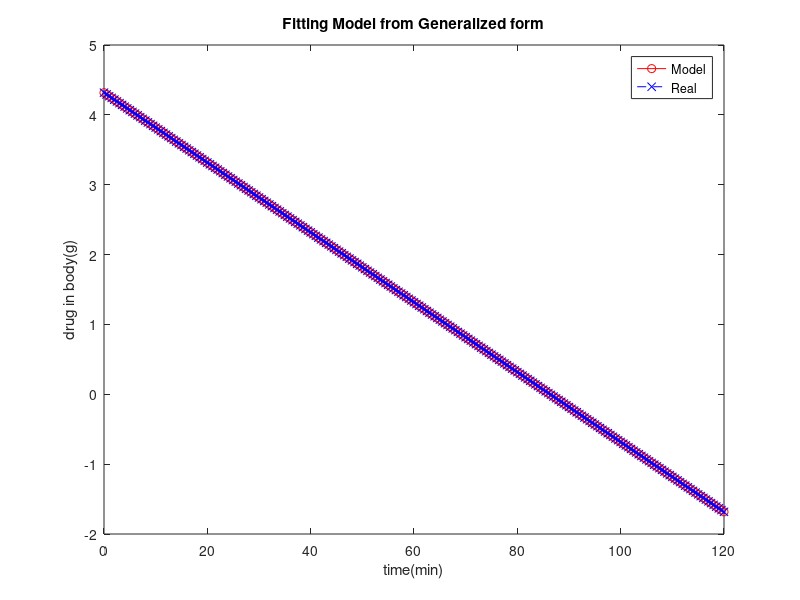

Reproduce this figure in MATLAB.
t=(0:0.5:120);
k=0.05;
y=75*exp(-k.*t);
linear=log(y);
element=zeros(1,4);
for a=0:2
    sum=0;
    for b=1:241
        temp=(t(1,b)^a);
        sum=sum+temp;
    end
    element(1,a+1)=sum;
end
P=[element(1,1) element(1,2); element(1,2) element(1,3)];
 
%% B
element=zeros(1,2);
for a=1:2
    sum=0;
    for b=1:241
        temp=(linear(1,b))*(t(1,b)^(a-1));
        sum=sum+temp;
    end
    element(1,a)=sum;
end
B=(element)';
 
%% To find A,a,b from PA=B 
A=(inv(P))*B;
 
%% Fitting linear line
linear2=A(2,1).*t+A(1,1);
 
%% figure
figure(1);
plot(t,linear2,'-ro',t,linear,'--xb');
legend('Model','Real');
title('Fitting Model from Generalized form');
xlabel('time(min)');
ylabel('drug in body(g)');
hold on